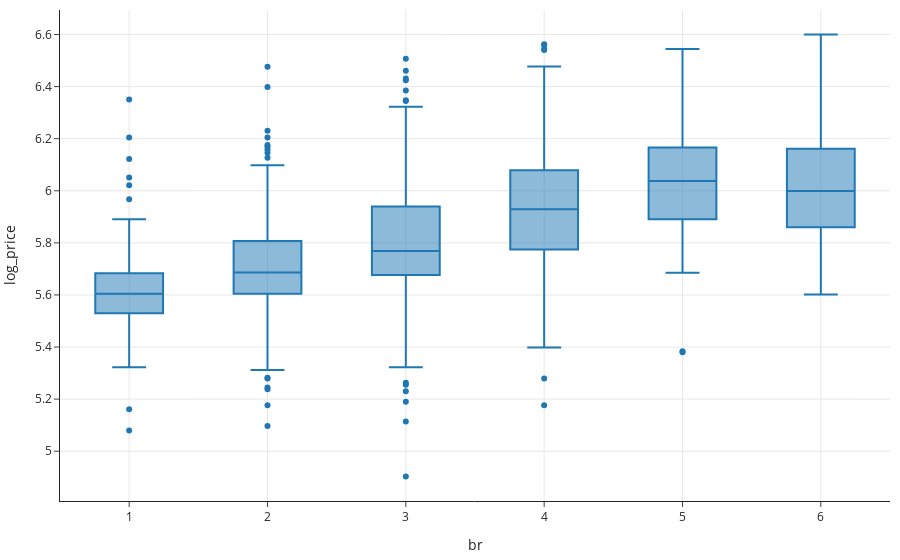

The notebook cell saved with this chart:
### Code cell
fig = px.box(sfh, x="br", y="log_price")

fig

### Figure 1 — Plotly figure (JSON) as saved in the notebook; plotly's stock layout.template omitted (floating-point values rounded to 4 significant figures; data arrays with more than 128 entries replaced by an {"elided": "..."} marker saying what was removed)
{"data": [{"alignmentgroup": "True", "hovertemplate": "br=%{x}<br>log_price=%{y}<extra></extra>", "legendgroup": "", "marker": {"color": "#1F77B4"}, "name": "", "notched": false, "offsetgroup": "", "orientation": "v", "showlegend": false, "type": "box", "x": {"elided": "2908 int values"}, "x0": " ", "xaxis": "x", "y": {"elided": "2908 float values"}, "y0": " ", "yaxis": "y"}], "layout": {"autosize": true, "boxmode": "group", "legend": {"tracegroupgap": 0}, "xaxis": {"anchor": "y", "autorange": true, "domain": [0, 1], "range": [0.5, 6.5], "title": {"text": "br"}, "type": "linear"}, "yaxis": {"anchor": "x", "autorange": true, "domain": [0, 1], "range": [4.809, 6.694], "title": {"text": "log_price"}, "type": "linear"}}}
